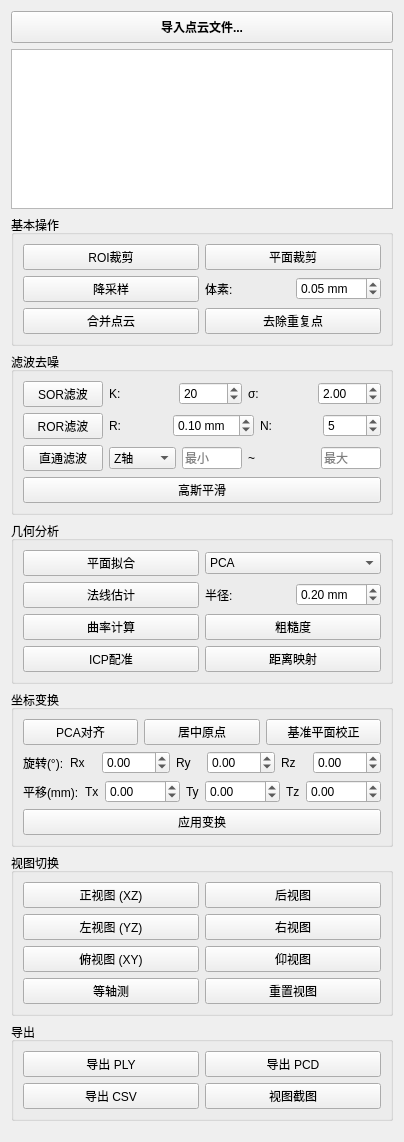
                 <widget class="QWidget" name="resCloudProcScrollContent">
                  <layout class="QVBoxLayout" name="resCloudProcScrollLayout">

                   <!-- ── 导入点云 ── -->
                   <item>
                    <widget class="QPushButton" name="pcBtnImportCloud">
                     <property name="text"><string>导入点云文件...</string></property>
                     <property name="toolTip"><string>加载 PLY / PCD / OBJ / STL 等格式的点云文件</string></property>
                     <property name="styleSheet"><string notr="true">QPushButton { font-weight: bold; padding: 6px; }</string></property>
                    </widget>
                   </item>

                   <!-- ── 点云列表 ── -->
                   <item>
                    <widget class="QListWidget" name="pcCloudListWidget">
                     <property name="minimumSize"><size><width>0</width><height>90</height></size></property>
                     <property name="maximumSize"><size><width>16777215</width><height>160</height></size></property>
                     <property name="contextMenuPolicy"><enum>Qt::CustomContextMenu</enum></property>
                     <property name="toolTip"><string>已导入的点云列表，右键可重命名/删除/显示隐藏</string></property>
                     <property name="selectionMode"><enum>QAbstractItemView::ExtendedSelection</enum></property>
                     <property name="styleSheet"><string notr="true">QListWidget { font-size: 11px; }
QListWidget::item { padding: 2px 4px; }
QListWidget::item:selected { background: #3399ff; color: white; }</string></property>
                    </widget>
                   </item>

                   <!-- ── 基本操作 ── -->
                   <item>
                    <widget class="QGroupBox" name="pcBasicGroupBox">
                     <property name="title"><string>基本操作</string></property>
                     <layout class="QGridLayout" name="pcBasicGrid">
                      <item row="0" column="0">
                       <widget class="QPushButton" name="pcBtnCropROI">
                        <property name="text"><string>ROI裁剪</string></property>
                        <property name="toolTip"><string>框选区域裁剪点云</string></property>
                       </widget>
                      </item>
                      <item row="0" column="1">
                       <widget class="QPushButton" name="pcBtnCropPlane">
                        <property name="text"><string>平面裁剪</string></property>
                        <property name="toolTip"><string>沿指定平面裁剪点云</string></property>
                       </widget>
                      </item>
                      <item row="1" column="0">
                       <widget class="QPushButton" name="pcBtnSubsample">
                        <property name="text"><string>降采样</string></property>
                        <property name="toolTip"><string>体素降采样减少点数</string></property>
                       </widget>
                      </item>
                      <item row="1" column="1">
                       <layout class="QHBoxLayout" name="pcSubsampleRow">
                        <item><widget class="QLabel" name="pcLblVoxelSize"><property name="text"><string>体素:</string></property></widget></item>
                        <item>
                         <widget class="QDoubleSpinBox" name="pcSpinVoxelSize">
                          <property name="minimum"><double>0.001000000000000</double></property>
                          <property name="maximum"><double>10.000000000000000</double></property>
                          <property name="singleStep"><double>0.010000000000000</double></property>
                          <property name="value"><double>0.050000000000000</double></property>
                          <property name="suffix"><string> mm</string></property>
                         </widget>
                        </item>
                       </layout>
                      </item>
                      <item row="2" column="0">
                       <widget class="QPushButton" name="pcBtnMerge">
                        <property name="text"><string>合并点云</string></property>
                        <property name="toolTip"><string>合并Pro1与Pro2点云</string></property>
                       </widget>
                      </item>
                      <item row="2" column="1">
                       <widget class="QPushButton" name="pcBtnDuplicate">
                        <property name="text"><string>去除重复点</string></property>
                        <property name="toolTip"><string>去除距离阈值内的重复点</string></property>
                       </widget>
                      </item>
                     </layout>
                    </widget>
                   </item>
  
                   <!-- ── 滤波去噪 ── -->
                   <item>
                    <widget class="QGroupBox" name="pcFilterGroupBox">
                     <property name="title"><string>滤波去噪</string></property>
                     <layout class="QVBoxLayout" name="pcFilterLayout">
                      <item>
                       <layout class="QHBoxLayout" name="pcSORRow">
                        <item>
                         <widget class="QPushButton" name="pcBtnSOR">
                          <property name="text"><string>SOR滤波</string></property>
                          <property name="toolTip"><string>统计离群值移除 (Statistical Outlier Removal)</string></property>
                         </widget>
                        </item>
                        <item><widget class="QLabel" name="pcLblSORK"><property name="text"><string>K:</string></property></widget></item>
                        <item>
                         <widget class="QSpinBox" name="pcSpinSORK">
                          <property name="minimum"><number>2</number></property>
                          <property name="maximum"><number>200</number></property>
                          <property name="value"><number>20</number></property>
                          <property name="toolTip"><string>K近邻数</string></property>
                         </widget>
                        </item>
                        <item><widget class="QLabel" name="pcLblSORStd"><property name="text"><string>σ:</string></property></widget></item>
                        <item>
                         <widget class="QDoubleSpinBox" name="pcSpinSORStd">
                          <property name="minimum"><double>0.100000000000000</double></property>
                          <property name="maximum"><double>10.000000000000000</double></property>
                          <property name="singleStep"><double>0.100000000000000</double></property>
                          <property name="value"><double>2.000000000000000</double></property>
                          <property name="toolTip"><string>标准差倍数阈值</string></property>
                         </widget>
                        </item>
                       </layout>
                      </item>
                      <item>
                       <layout class="QHBoxLayout" name="pcRORRow">
                        <item>
                         <widget class="QPushButton" name="pcBtnROR">
                          <property name="text"><string>ROR滤波</string></property>
                          <property name="toolTip"><string>半径离群值移除 (Radius Outlier Removal)</string></property>
                         </widget>
                        </item>
                        <item><widget class="QLabel" name="pcLblRORRadius"><property name="text"><string>R:</string></property></widget></item>
                        <item>
                         <widget class="QDoubleSpinBox" name="pcSpinRORRadius">
                          <property name="minimum"><double>0.001000000000000</double></property>
                          <property name="maximum"><double>50.000000000000000</double></property>
                          <property name="singleStep"><double>0.010000000000000</double></property>
                          <property name="value"><double>0.100000000000000</double></property>
                          <property name="suffix"><string> mm</string></property>
                          <property name="toolTip"><string>搜索半径</string></property>
                         </widget>
                        </item>
                        <item><widget class="QLabel" name="pcLblRORMin"><property name="text"><string>N:</string></property></widget></item>
                        <item>
                         <widget class="QSpinBox" name="pcSpinRORMin">
                          <property name="minimum"><number>1</number></property>
                          <property name="maximum"><number>100</number></property>
                          <property name="value"><number>5</number></property>
                          <property name="toolTip"><string>最小邻域点数</string></property>
                         </widget>
                        </item>
                       </layout>
                      </item>
                      <item>
                       <layout class="QHBoxLayout" name="pcPassRow">
                        <item>
                         <widget class="QPushButton" name="pcBtnPassThrough">
                          <property name="text"><string>直通滤波</string></property>
                          <property name="toolTip"><string>按坐标轴范围过滤</string></property>
                         </widget>
                        </item>
                        <item>
                         <widget class="QComboBox" name="pcComboPassAxis">
                          <item><property name="text"><string>Z轴</string></property></item>
                          <item><property name="text"><string>X轴</string></property></item>
                          <item><property name="text"><string>Y轴</string></property></item>
                         </widget>
                        </item>
                        <item>
                         <widget class="QLineEdit" name="pcEditPassMin">
                          <property name="placeholderText"><string>最小</string></property>
                          <property name="maximumSize"><size><width>60</width><height>16777215</height></size></property>
                         </widget>
                        </item>
                        <item><widget class="QLabel" name="pcLblPassSep"><property name="text"><string>~</string></property></widget></item>
                        <item>
                         <widget class="QLineEdit" name="pcEditPassMax">
                          <property name="placeholderText"><string>最大</string></property>
                          <property name="maximumSize"><size><width>60</width><height>16777215</height></size></property>
                         </widget>
                        </item>
                       </layout>
                      </item>
                      <item>
                       <widget class="QPushButton" name="pcBtnGaussian">
                        <property name="text"><string>高斯平滑</string></property>
                        <property name="toolTip"><string>基于邻域的高斯加权平滑</string></property>
                       </widget>
                      </item>
                     </layout>
                    </widget>
                   </item>
  
                   <!-- ── 几何分析 ── -->
                   <item>
                    <widget class="QGroupBox" name="pcGeomGroupBox">
                     <property name="title"><string>几何分析</string></property>
                     <layout class="QGridLayout" name="pcGeomGrid">
                      <item row="0" column="0">
                       <widget class="QPushButton" name="pcBtnFitPlane">
                        <property name="text"><string>平面拟合</string></property>
                        <property name="toolTip"><string>PCA或RANSAC拟合参考平面</string></property>
                       </widget>
                      </item>
                      <item row="0" column="1">
                       <widget class="QComboBox" name="pcComboFitMethod">
                        <item><property name="text"><string>PCA</string></property></item>
                        <item><property name="text"><string>RANSAC</string></property></item>
                        <item><property name="text"><string>最小二乘</string></property></item>
                       </widget>
                      </item>
                      <item row="1" column="0">
                       <widget class="QPushButton" name="pcBtnNormal">
                        <property name="text"><string>法线估计</string></property>
                        <property name="toolTip"><string>计算逐点法向量</string></property>
                       </widget>
                      </item>
                      <item row="1" column="1">
                       <layout class="QHBoxLayout" name="pcNormalRow">
                        <item><widget class="QLabel" name="pcLblNormalR"><property name="text"><string>半径:</string></property></widget></item>
                        <item>
                         <widget class="QDoubleSpinBox" name="pcSpinNormalR">
                          <property name="minimum"><double>0.001000000000000</double></property>
                          <property name="maximum"><double>10.000000000000000</double></property>
                          <property name="singleStep"><double>0.010000000000000</double></property>
                          <property name="value"><double>0.200000000000000</double></property>
                          <property name="suffix"><string> mm</string></property>
                         </widget>
                        </item>
                       </layout>
                      </item>
                      <item row="2" column="0">
                       <widget class="QPushButton" name="pcBtnCurvature">
                        <property name="text"><string>曲率计算</string></property>
                        <property name="toolTip"><string>计算逐点曲率</string></property>
                       </widget>
                      </item>
                      <item row="2" column="1">
                       <widget class="QPushButton" name="pcBtnRoughness">
                        <property name="text"><string>粗糙度</string></property>
                        <property name="toolTip"><string>计算局部粗糙度</string></property>
                       </widget>
                      </item>
                      <item row="3" column="0">
                       <widget class="QPushButton" name="pcBtnICP">
                        <property name="text"><string>ICP配准</string></property>
                        <property name="toolTip"><string>点云迭代最近点配准</string></property>
                       </widget>
                      </item>
                      <item row="3" column="1">
                       <widget class="QPushButton" name="pcBtnDistance">
                        <property name="text"><string>距离映射</string></property>
                        <property name="toolTip"><string>点到参考面距离映射</string></property>
                       </widget>
                      </item>
                     </layout>
                    </widget>
                   </item>
  
                   <!-- ── 坐标变换 ── -->
                   <item>
                    <widget class="QGroupBox" name="pcTransformGroupBox">
                     <property name="title"><string>坐标变换</string></property>
                     <layout class="QVBoxLayout" name="pcTransformLayout">
                      <item>
                       <layout class="QHBoxLayout" name="pcAlignRow">
                        <item>
                         <widget class="QPushButton" name="pcBtnPCAAlign">
                          <property name="text"><string>PCA对齐</string></property>
                          <property name="toolTip"><string>主成分轴自动对齐至XYZ坐标</string></property>
                         </widget>
                        </item>
                        <item>
                         <widget class="QPushButton" name="pcBtnCenter">
                          <property name="text"><string>居中原点</string></property>
                          <property name="toolTip"><string>平移重心到原点</string></property>
                         </widget>
                        </item>
                        <item>
                         <widget class="QPushButton" name="pcBtnLevelPlane">
                          <property name="text"><string>基准平面校正</string></property>
                          <property name="toolTip"><string>将拟合平面旋转至水平</string></property>
                         </widget>
                        </item>
                       </layout>
                      </item>
                      <item>
                       <layout class="QHBoxLayout" name="pcRotateRow">
                        <item><widget class="QLabel" name="pcLblRotate"><property name="text"><string>旋转(°):</string></property></widget></item>
                        <item><widget class="QLabel" name="pcLblRX"><property name="text"><string>Rx</string></property></widget></item>
                        <item>
                         <widget class="QDoubleSpinBox" name="pcSpinRotX">
                          <property name="minimum"><double>-360.000000000000000</double></property>
                          <property name="maximum"><double>360.000000000000000</double></property>
                          <property name="singleStep"><double>1.000000000000000</double></property>
                         </widget>
                        </item>
                        <item><widget class="QLabel" name="pcLblRY"><property name="text"><string>Ry</string></property></widget></item>
                        <item>
                         <widget class="QDoubleSpinBox" name="pcSpinRotY">
                          <property name="minimum"><double>-360.000000000000000</double></property>
                          <property name="maximum"><double>360.000000000000000</double></property>
                          <property name="singleStep"><double>1.000000000000000</double></property>
                         </widget>
                        </item>
                        <item><widget class="QLabel" name="pcLblRZ"><property name="text"><string>Rz</string></property></widget></item>
                        <item>
                         <widget class="QDoubleSpinBox" name="pcSpinRotZ">
                          <property name="minimum"><double>-360.000000000000000</double></property>
                          <property name="maximum"><double>360.000000000000000</double></property>
                          <property name="singleStep"><double>1.000000000000000</double></property>
                         </widget>
                        </item>
                       </layout>
                      </item>
                      <item>
                       <layout class="QHBoxLayout" name="pcTranslateRow">
                        <item><widget class="QLabel" name="pcLblTranslate"><property name="text"><string>平移(mm):</string></property></widget></item>
                        <item><widget class="QLabel" name="pcLblTX"><property name="text"><string>Tx</string></property></widget></item>
                        <item>
                         <widget class="QDoubleSpinBox" name="pcSpinTransX">
                          <property name="minimum"><double>-1000.000000000000000</double></property>
                          <property name="maximum"><double>1000.000000000000000</double></property>
                          <property name="singleStep"><double>0.100000000000000</double></property>
                         </widget>
                        </item>
                        <item><widget class="QLabel" name="pcLblTY"><property name="text"><string>Ty</string></property></widget></item>
                        <item>
                         <widget class="QDoubleSpinBox" name="pcSpinTransY">
                          <property name="minimum"><double>-1000.000000000000000</double></property>
                          <property name="maximum"><double>1000.000000000000000</double></property>
                          <property name="singleStep"><double>0.100000000000000</double></property>
                         </widget>
                        </item>
                        <item><widget class="QLabel" name="pcLblTZ"><property name="text"><string>Tz</string></property></widget></item>
                        <item>
                         <widget class="QDoubleSpinBox" name="pcSpinTransZ">
                          <property name="minimum"><double>-1000.000000000000000</double></property>
                          <property name="maximum"><double>1000.000000000000000</double></property>
                          <property name="singleStep"><double>0.100000000000000</double></property>
                         </widget>
                        </item>
                       </layout>
                      </item>
                      <item>
                       <widget class="QPushButton" name="pcBtnApplyTransform">
                        <property name="text"><string>应用变换</string></property>
                        <property name="toolTip"><string>将旋转和平移应用到点云</string></property>
                       </widget>
                      </item>
                     </layout>
                    </widget>
                   </item>
  
                   <!-- ── 视图切换 ── -->
                   <item>
                    <widget class="QGroupBox" name="pcViewGroupBox">
                     <property name="title"><string>视图切换</string></property>
                     <layout class="QGridLayout" name="pcViewGrid">
                      <item row="0" column="0">
                       <widget class="QPushButton" name="pcBtnViewFront">
                        <property name="text"><string>正视图 (XZ)</string></property>
                        <property name="toolTip"><string>前视图：沿Y轴负方向</string></property>
                       </widget>
                      </item>
                      <item row="0" column="1">
                       <widget class="QPushButton" name="pcBtnViewBack">
                        <property name="text"><string>后视图</string></property>
                        <property name="toolTip"><string>后视图：沿Y轴正方向</string></property>
                       </widget>
                      </item>
                      <item row="1" column="0">
                       <widget class="QPushButton" name="pcBtnViewLeft">
                        <property name="text"><string>左视图 (YZ)</string></property>
                        <property name="toolTip"><string>左视图：沿X轴正方向</string></property>
                       </widget>
                      </item>
                      <item row="1" column="1">
                       <widget class="QPushButton" name="pcBtnViewRight">
                        <property name="text"><string>右视图</string></property>
                        <property name="toolTip"><string>右视图：沿X轴负方向</string></property>
                       </widget>
                      </item>
                      <item row="2" column="0">
                       <widget class="QPushButton" name="pcBtnViewTop">
                        <property name="text"><string>俯视图 (XY)</string></property>
                        <property name="toolTip"><string>顶视图：沿Z轴负方向</string></property>
                       </widget>
                      </item>
                      <item row="2" column="1">
                       <widget class="QPushButton" name="pcBtnViewBottom">
                        <property name="text"><string>仰视图</string></property>
                        <property name="toolTip"><string>底视图：沿Z轴正方向</string></property>
                       </widget>
                      </item>
                      <item row="3" column="0">
                       <widget class="QPushButton" name="pcBtnViewIsometric">
                        <property name="text"><string>等轴测</string></property>
                        <property name="toolTip"><string>等轴测视图</string></property>
                       </widget>
                      </item>
                      <item row="3" column="1">
                       <widget class="QPushButton" name="pcBtnViewReset">
                        <property name="text"><string>重置视图</string></property>
                        <property name="toolTip"><string>恢复默认摄像机位置</string></property>
                       </widget>
                      </item>
                     </layout>
                    </widget>
                   </item>
  
                   <!-- ── 导出 ── -->
                   <item>
                    <widget class="QGroupBox" name="pcExportGroupBox">
                     <property name="title"><string>导出</string></property>
                     <layout class="QGridLayout" name="pcExportGrid">
                      <item row="0" column="0">
                       <widget class="QPushButton" name="pcBtnExportPLY">
                        <property name="text"><string>导出 PLY</string></property>
                       </widget>
                      </item>
                      <item row="0" column="1">
                       <widget class="QPushButton" name="pcBtnExportPCD">
                        <property name="text"><string>导出 PCD</string></property>
                       </widget>
                      </item>
                      <item row="1" column="0">
                       <widget class="QPushButton" name="pcBtnExportCSV">
                        <property name="text"><string>导出 CSV</string></property>
                       </widget>
                      </item>
                      <item row="1" column="1">
                       <widget class="QPushButton" name="pcBtnScreenshot">
                        <property name="text"><string>视图截图</string></property>
                        <property name="toolTip"><string>将当前3D视图保存为图片</string></property>
                       </widget>
                      </item>
                     </layout>
                    </widget>
                   </item>
  
                   <!-- 弹簧占位 -->
                   <item>
                    <spacer name="pcScrollBottomSpacer">
                     <property name="orientation"><enum>Qt::Vertical</enum></property>
                     <property name="sizeHint" stdset="0"><size><width>20</width><height>10</height></size></property>
                    </spacer>
                   </item>
  
                  </layout>
                 </widget>
